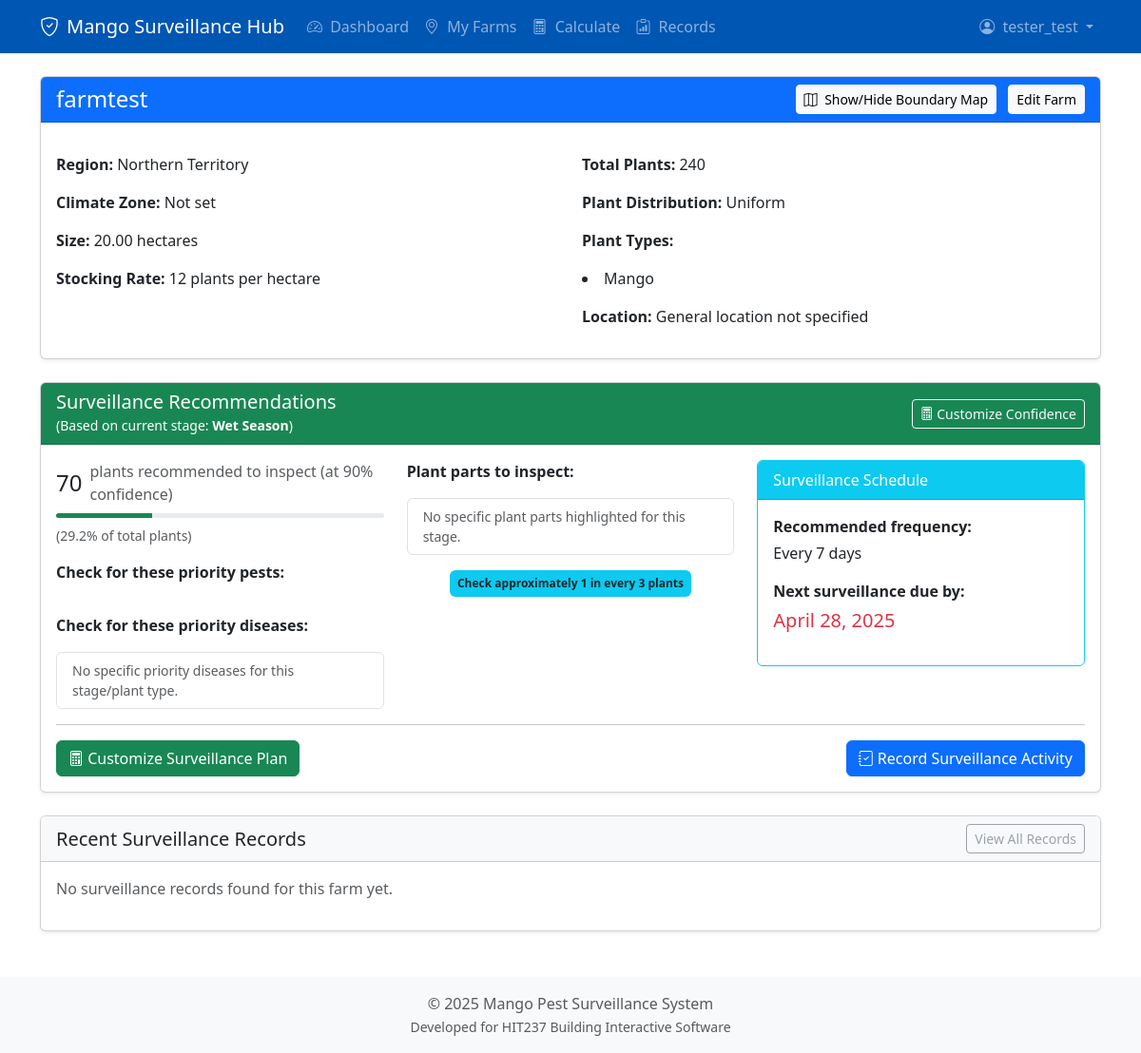
Before: /farms/1/ (signed in) with the older database file.
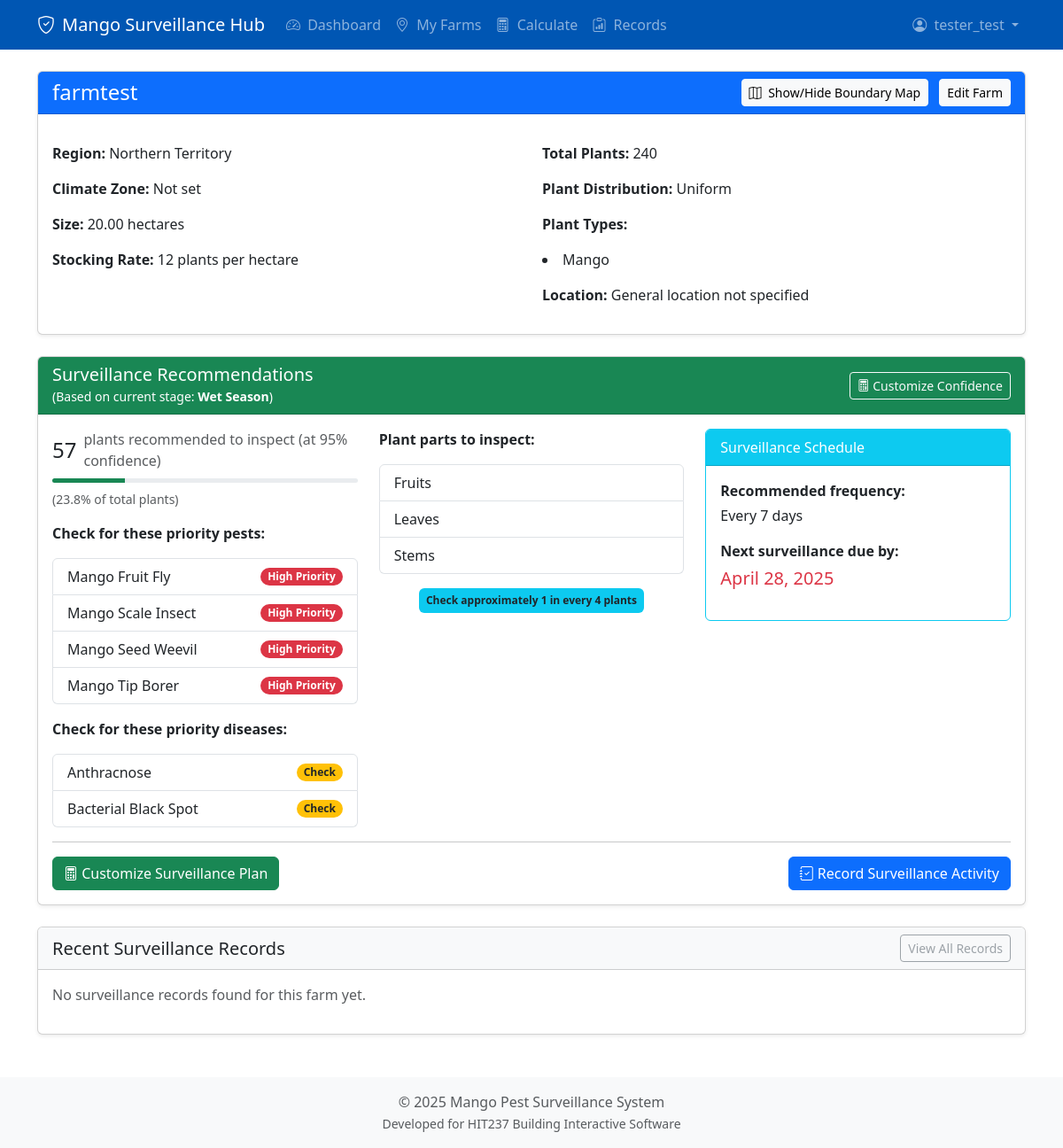
After: the same page with the newer database file.
### core/models.py (models this page shows, shortened)
class Pest(models.Model):
    name = models.CharField(max_length=100, unique=True)
    description = models.TextField(blank=True, null=True)
    affects_plant_types = models.ManyToManyField(PlantType, related_name='pests', blank=True)
    affects_plant_parts = models.ManyToManyField(PlantPart, related_name='pests', blank=True)

class Disease(models.Model):
    name = models.CharField(max_length=100, unique=True)
    description = models.TextField(blank=True, null=True)
    affects_plant_types = models.ManyToManyField(PlantType, related_name='diseases', blank=True)
    affects_plant_parts = models.ManyToManyField(PlantPart, related_name='diseases', blank=True)

class PlantPart(models.Model):
    name = models.CharField(max_length=50, unique=True)
    description = models.TextField(blank=True, null=True)

### core/views.py (the view, shortened to what this page needs)
# urls.py: path('farms/<int:farm_id>/', views.farm_detail_view, name='farm_detail'),
@login_required
def farm_detail_view(request, farm_id):
    print(f"--- Entering farm_detail_view for farm_id: {farm_id} ---")
    farm = get_object_or_404(Farm, id=farm_id, owner=request.user.grower_profile)
    current_stage, current_prevalence_p, _ = determine_stage_and_p()
    print(f"Farm {farm.id}: Current Stage='{current_stage}', Prevalence={current_prevalence_p}") # Debug
    calculation_results = None
    print(f"Farm {farm.id}: Attempting to fetch/calculate results...") # ADDED
    try:
        print(f"Farm {farm.id}: Inside TRY block, searching for SurveillanceCalculation...") # ADDED
        latest_calc = SurveillanceCalculation.objects.filter(farm=farm, is_current=True).latest('date_created')
        print(f"Farm {farm.id}: Found latest_calc: ID={latest_calc.id}, Confidence={latest_calc.confidence_level}, Plants={latest_calc.required_plants}") # ADDED
        print(f"Farm {farm.id}: Mapping latest_calc to dictionary...") # ADDED
        calculation_results = {
            'N': latest_calc.population_size,
            'confidence_level_percent': latest_calc.confidence_level,
            'prevalence_p': float(latest_calc.prevalence_percent / Decimal(100)) if latest_calc.prevalence_percent is not None else None, # ADDED safety check
            'margin_of_error': float(latest_calc.margin_of_error / Decimal(100)) if latest_calc.margin_of_error is not None else None, # ADDED safety check
            'required_plants_to_survey': latest_calc.required_plants,
            'percentage_of_total': float(latest_calc.percentage_of_total) if latest_calc.percentage_of_total is not None else None, # ADDED safety check
            'survey_frequency': latest_calc.survey_frequency,
            'error': None
        }
        print(f"Farm {farm.id}: Using saved calculation (ID: {latest_calc.id})")
    except Exception as e:
        print(f"Farm {farm.id}: Error fetching or mapping saved calculation: {e}") # MODIFIED
        calculation_results = {'error': f'Error retrieving saved calculation: {e}'}
    if calculation_results is None:
        print(f"Farm {farm.id}: calculation_results was None after try/except block. Setting error.") # ADDED
        calculation_results = {'error': 'Could not determine surveillance recommendations.'}
    print(f"Farm {farm.id}: Final Calculation Results for display={calculation_results}") # Debug
    threats_and_parts = get_active_threats_and_parts(current_stage)
    pest_names = threats_and_parts['pest_names']
    disease_names = threats_and_parts['disease_names']
    part_names = threats_and_parts['part_names']
    print(f"Farm {farm.id}: Active Pests={pest_names}, Diseases={disease_names}, Parts={part_names}") # Debug
    priority_pests = Pest.objects.filter(name__in=pest_names)
    priority_diseases = Disease.objects.filter(name__in=disease_names)
    recommended_parts = PlantPart.objects.filter(name__in=part_names)
    surveillance_frequency = get_surveillance_frequency(current_stage, farm)
    last_surveillance_date = farm.last_surveillance_date()
    next_due_date = farm.next_due_date() # Uses simple 7-day logic for now
    surveillance_records = farm.surveillance_records.order_by('-date_performed')[:5] # Get latest 5 records
    context = {
        'farm': farm,
        'current_stage': current_stage, # Pass stage name
        'calculation_results': calculation_results, # Results based on current stage & default confidence
        'surveillance_records': surveillance_records,
        'priority_pests': priority_pests,
        'priority_diseases': priority_diseases,
        'recommended_parts': recommended_parts,
        'surveillance_frequency': surveillance_frequency,
        'last_surveillance_date': last_surveillance_date,
        'next_due_date': next_due_date,
        'farm_boundary_json': farm.boundary
    }
    return render(request, 'core/farm_detail.html', context)

### core/calculations.py (called while the page is built)
def get_surveillance_frequency(season, farm):
    return 7 # Example: Every 7 days

### core/models.py (called while the page is built)
    def total_plants(self):
        if self.size_hectares and self.stocking_rate:
            return int(self.size_hectares * Decimal(str(self.stocking_rate)))
        return None

    def last_surveillance_date(self):
        last_record = self.surveillance_records.order_by('-date_performed').first()
        return last_record.date_performed if last_record else None

    def next_due_date(self):
        last_date = self.last_surveillance_date()
        if last_date:
            return last_date + timezone.timedelta(days=7)
        return timezone.now().date()

### core/templates/core/farm_detail.html (shortened to what the changed rows need)
{% extends 'core/base.html' %}
{% block head_extra %}
<link rel="stylesheet" href="https://unpkg.com/leaflet@1.9.4/dist/leaflet.css"/>
{% endblock head_extra %}
{% block content %}
<div class="card shadow-sm mb-4">
    <div class="card-body">
        {% if calculation_results and not calculation_results.error %}
        <div class="row">
            <div class="col-md-4">
                <div class="d-flex align-items-center mb-2">
                    <h4 class="mb-0 me-2">{{ calculation_results.required_plants_to_survey }}</h4>
                    <span class="text-muted">plants recommended to inspect (at {{ calculation_results.confidence_level_percent|default:95 }}% confidence)</span>
                </div>
                {% if calculation_results.percentage_of_total is not None %}
                    <div class="progress mb-2" style="height: 5px;">
                        <div class="progress-bar bg-success" role="progressbar"
                             style="width: {{ calculation_results.percentage_of_total }}%;"
                             aria-valuenow="{{ calculation_results.percentage_of_total }}"
                             aria-valuemin="0" aria-valuemax="100"></div>
                    </div>
                    <p class="text-muted small mb-3">({{ calculation_results.percentage_of_total|floatformat:1 }}% of total plants)</p>
                {% endif %}
                <p class="mt-3 fw-bold">Check for these priority pests:</p>
                <ul class="list-group mb-3">
                    {% for pest in priority_pests %}
                        <li class="list-group-item d-flex justify-content-between align-items-center">
                            {{ pest.name }}
                            <span class="badge bg-danger rounded-pill">High Priority</span>
                        </li>
                    {% endfor %}
                </ul>
                <p class="mt-3 fw-bold">Check for these priority diseases:</p>
                <ul class="list-group">
                    {% for disease in priority_diseases %}
                        <li class="list-group-item d-flex justify-content-between align-items-center">
                            {{ disease.name }}
                            <span class="badge bg-warning text-dark rounded-pill">Check</span>
                        </li>
                    {% empty %}
                         <li class="list-group-item text-muted small">No specific priority diseases for this stage/plant type.</li>
                    {% endfor %}
                </ul>
            </div>
            <div class="col-md-4">
                <p class="fw-bold">Plant parts to inspect:</p>
                <ul class="list-group">
                    {% for part in recommended_parts %}
                        <li class="list-group-item">{{ part.name }}</li>
                    {% empty %}
                         <li class="list-group-item text-muted small">No specific plant parts highlighted for this stage.</li>
                    {% endfor %}
                </ul>
                {% if calculation_results.survey_frequency %}
                <div class="mt-3 text-center">
                    <span class="badge bg-info text-dark p-2">
                        Check approximately 1 in every {{ calculation_results.survey_frequency }} plants
                    </span>
                </div>
                {% endif %}
            </div>
            <div class="col-md-4">
                <div class="card border-info mb-3">
                    <div class="card-header bg-info text-white">Surveillance Schedule</div>
                    <div class="card-body">
                        <p class="fw-bold mb-1">Recommended frequency:</p>
                        <p>Every {{ surveillance_frequency }} days</p>
                        <p class="fw-bold mb-1 mt-3">Next surveillance due by:</p>
                        <p class="fs-5 text-danger">
                            {% if next_due_date %}
                                {{ next_due_date|date:"F j, Y" }}
                            {% else %}
                                As soon as possible
                            {% endif %}
                        </p>
                    </div>
                </div>
            </div>
        </div>
        <hr>
        <div class="d-flex justify-content-between align-items-center">
            <a href="{% url 'core:calculator' %}?farm={{ farm.id }}" class="btn btn-success">
                <i class="bi bi-calculator"></i> Customize Surveillance Plan
            </a>
            <a href="{% url 'core:record_surveillance' farm.id %}" class="btn btn-primary">
                <i class="bi bi-journal-check"></i> Record Surveillance Activity
            </a>
        </div>
        {% else %}
            <div class="alert alert-warning" role="alert">
                <i class="bi bi-exclamation-triangle-fill me-2"></i>
                Cannot display recommended surveillance. Farm details (size, stocking rate) may be missing or invalid.
                <a href="{% url 'core:edit_farm' farm.id %}" class="alert-link">Edit farm details</a>.
            </div>
        {% endif %}
    </div>
</div>
{% endblock %}

Changed rows visible on the page:
added Pest: name "Mango Fruit Fly"
added Pest: name "Mango Scale Insect"
added Pest: name "Mango Seed Weevil"
added Pest: name "Mango Tip Borer"
added Disease: name "Anthracnose"
added Disease: name "Bacterial Black Spot"
added PlantPart: name "Fruits"
added PlantPart: name "Leaves"
added PlantPart: name "Stems"
Other visible differences:
{{ calculation_results.required_plants_to_survey }}: "70" → "57"
{{ calculation_results.confidence_level_percent|default:95 }}: "90" → "95"
{{ calculation_results.percentage_of_total }}: 29.17 → 23.75 (drawn)
{{ calculation_results.percentage_of_total|floatformat:1 }}: "29.2" → "23.8"
{{ calculation_results.survey_frequency }}: "3" → "4"
text no longer shown: "No specific priority diseases for this stage/plant type. No specific plant parts highlighted for this stage."
